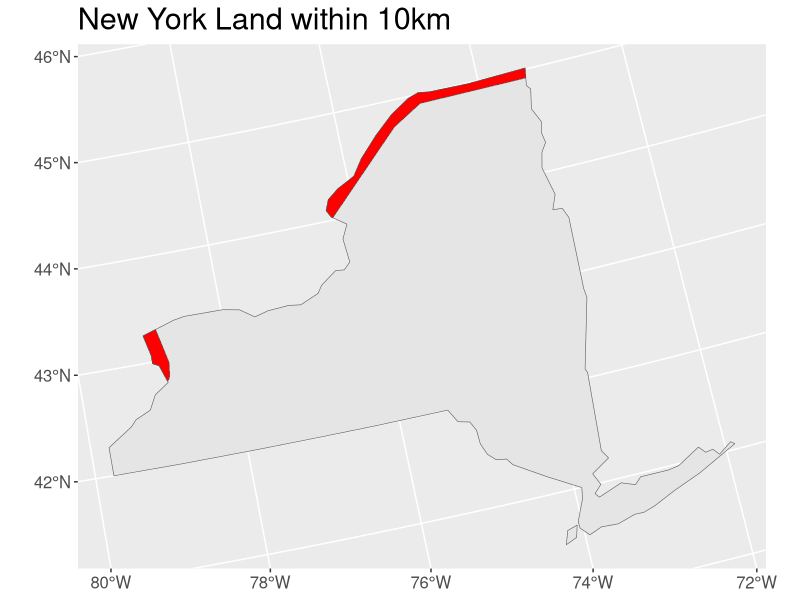
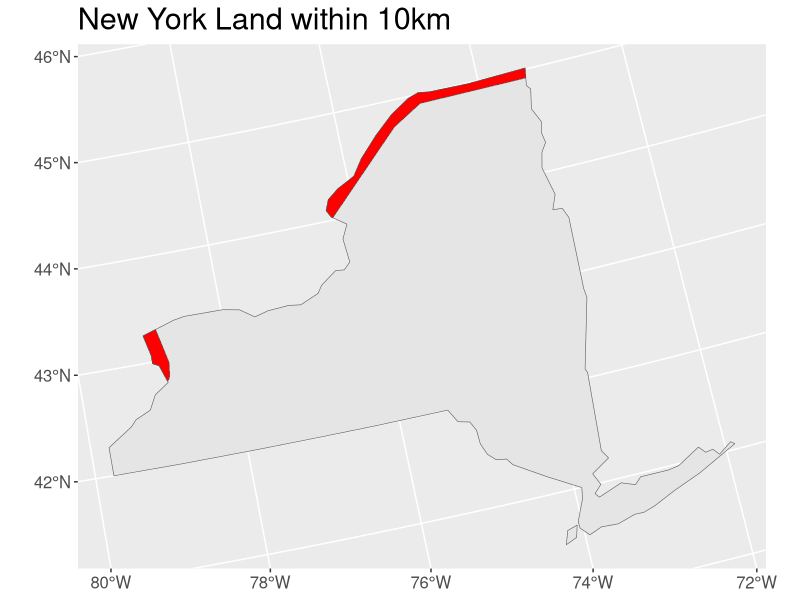

These figures' R source, in order:
library(spData)
library(sf)
library(tidyverse)
library(units)

data(world)  
data(us_states)

albers = "+proj=aea +lat_1=29.5 +lat_2=45.5 +lat_0=37.5 +lon_0=-96 +x_0=0 +y_0=0 +ellps=GRS80 +datum=NAD83 +units=m +no_defs"
world_transform <- st_transform(world, crs = albers)

filt_Canada <- world_transform %>%                  
  filter(name_long == "Canada")                #learned about transform from Betsy

buffer_Canada <- st_buffer(filt_Canada, dist = 10000)   

US_transform <- st_transform(us_states, albers)
head(us_states)

filt_NY <- US_transform %>%
  filter(NAME == "New York")
view(filt_NY)
border <- st_intersection(st_geometry(filt_NY), st_geometry(buffer_Canada))

final <- ggplot(data = filt_NY) + geom_sf() + 
  geom_sf(data = border, fill = "red") + 
  labs(title = "New York Land within 10km") + 
  theme(plot.title = element_text(size = 22)) + 
  theme(axis.text = element_text(size = 12))
print(final)

border_area <- st_area(border) %>%
  set_units(km^2)
print(border_area)
ggsave(filename = "finalmap_casestudy5.png", device = "png")
